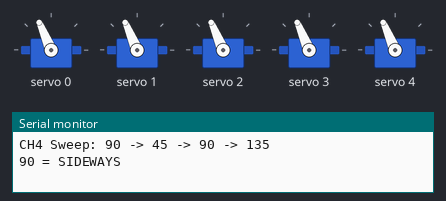
A sketch run on a simulated Arduino Uno, built with avr-gcc and run on an emulated ATmega328P. Parts: 5 × servo, the last lines printed to the serial monitor.

Above: at 0.05 s.
At 3.0 s:
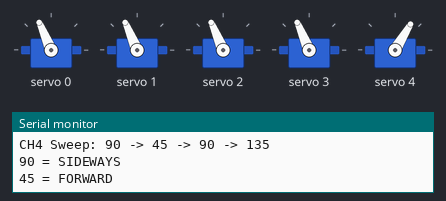
At 6.0 s:
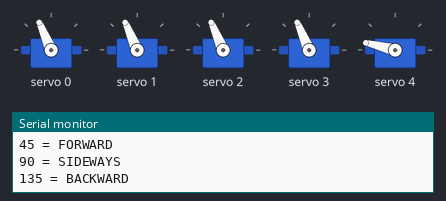
Timing chart, 0 to 7.8 s (numbered marks = the images above):
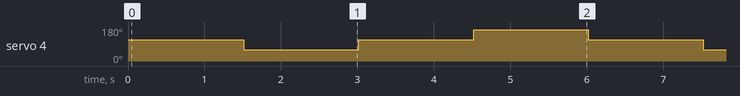

Measured:
- by itself, servo 4: repeats every 6.0 s: 113° 1.5 s, 166° 1.5 s, 113° 1.5 s, 59° 1.5 s

The sketch:

set_ch4.ino
```cpp
/*
 * CH4 Verify - Sweep 45 to 135 (hip movement)
 */

#include <Wire.h>
#include <Adafruit_PWMServoDriver.h>

Adafruit_PWMServoDriver pwm = Adafruit_PWMServoDriver();

#define SERVOMIN  125
#define SERVOMAX  575

void setAngle(int ch, int angle) {
  int pulse = map(angle, 0, 180, SERVOMIN, SERVOMAX);
  pwm.setPWM(ch, 0, pulse);
}

void setup() {
  Serial.begin(9600);

  pwm.begin();
  pwm.setOscillatorFrequency(27000000);
  pwm.setPWMFreq(50);
  delay(10);

  setAngle(0, 90);
  setAngle(1, 90);
  setAngle(2, 90);
  setAngle(3, 90);
  Serial.println("CH4 Sweep: 90 -> 45 -> 90 -> 135");
}

void loop() {
  setAngle(4, 90);
  Serial.println("90 = SIDEWAYS");
  delay(1500);

  setAngle(4, 45);
  Serial.println("45 = FORWARD");
  delay(1500);

  setAngle(4, 90);
  Serial.println("90 = SIDEWAYS");
  delay(1500);

  setAngle(4, 135);
  Serial.println("135 = BACKWARD");
  delay(1500);
}
```
